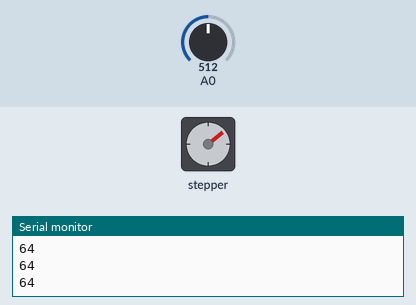
The sketch below on a simulated Arduino Uno, built with avr-gcc and run on an emulated ATmega328P. On the bench: stepper motor, the last lines printed to the serial monitor. Wiring (inferred from the names in the program): stepper motor driver (200 steps per turn assumed): step pin 3; direction pin 2. Inputs (shaded band) come from the test bench; at power-on: A0 = 512.

Above: at 1.2 s.
1.3 s: A0 set to 306
At 1.68 s:
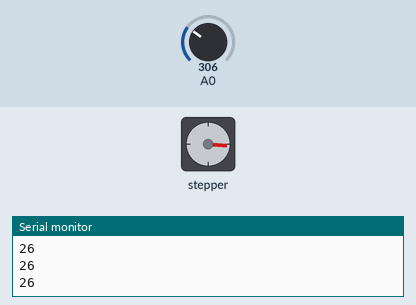
4.3 s: A0 set to 511
At 4.72 s:
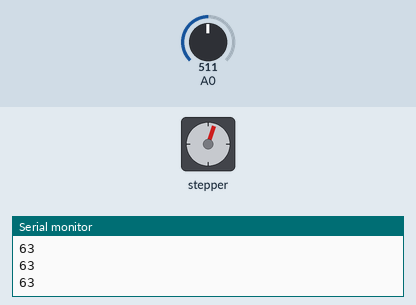
7.3 s: A0 set to 306
At 7.48 s:
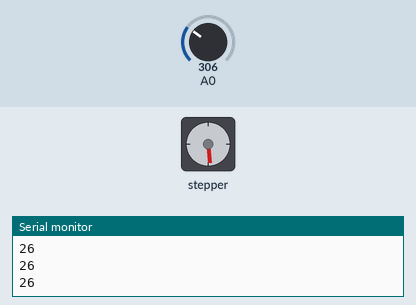
Timing chart, 0 to 16.3 s (numbered marks = the images above; inputs shaded):
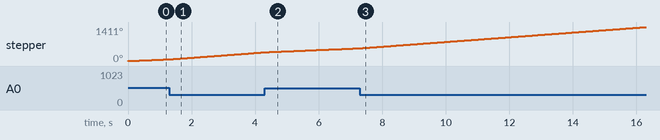

The sketch:

stepper-driver-drv8825.ino
```cpp
#define STEP 3
#define DIR 2

void setup() {
  Serial.begin (9600);
  pinMode (STEP, OUTPUT);
  pinMode (DIR, OUTPUT);
}

void loop() {
  int maped = map(ADC0_promedio(20), 160, 600, 0, 80);
  digitalWrite (DIR, LOW);
  Serial.println(maped);
  if (maped <= 3) {
    digitalWrite (STEP, LOW);
    digitalWrite (STEP, LOW);
  }

  else if (maped > 3 && maped <= 20) {
    digitalWrite (STEP, LOW);
    delay (8);
    digitalWrite (STEP, HIGH);
    delay (8);
  }

  else if (maped > 20 && maped <= 80) {
    int delayValue = 8;
    digitalWrite (DIR, HIGH);
    if(maped > 40) {
      delayValue = 15;
    } else {
      delayValue = 8;
    }
    digitalWrite (STEP, HIGH);
    delay (delayValue);
    digitalWrite (STEP, LOW);
    delay (delayValue);
  }
}

int ADC0_promedio(int n) {
  long suma=0;
  for(int i=0;i<n;i++) {
    suma=suma+analogRead(A0);
  }
  return(suma/n);
}
```
